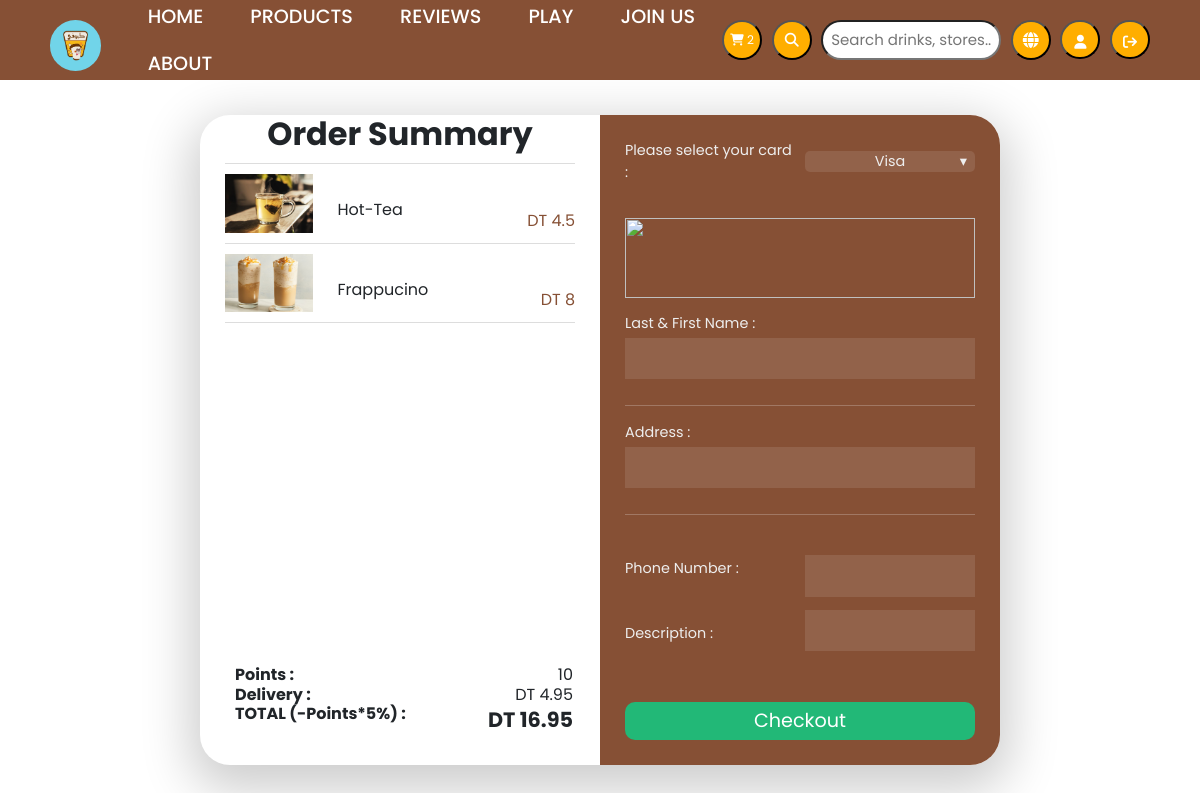
The app's page /commander.php (signed in), older data.
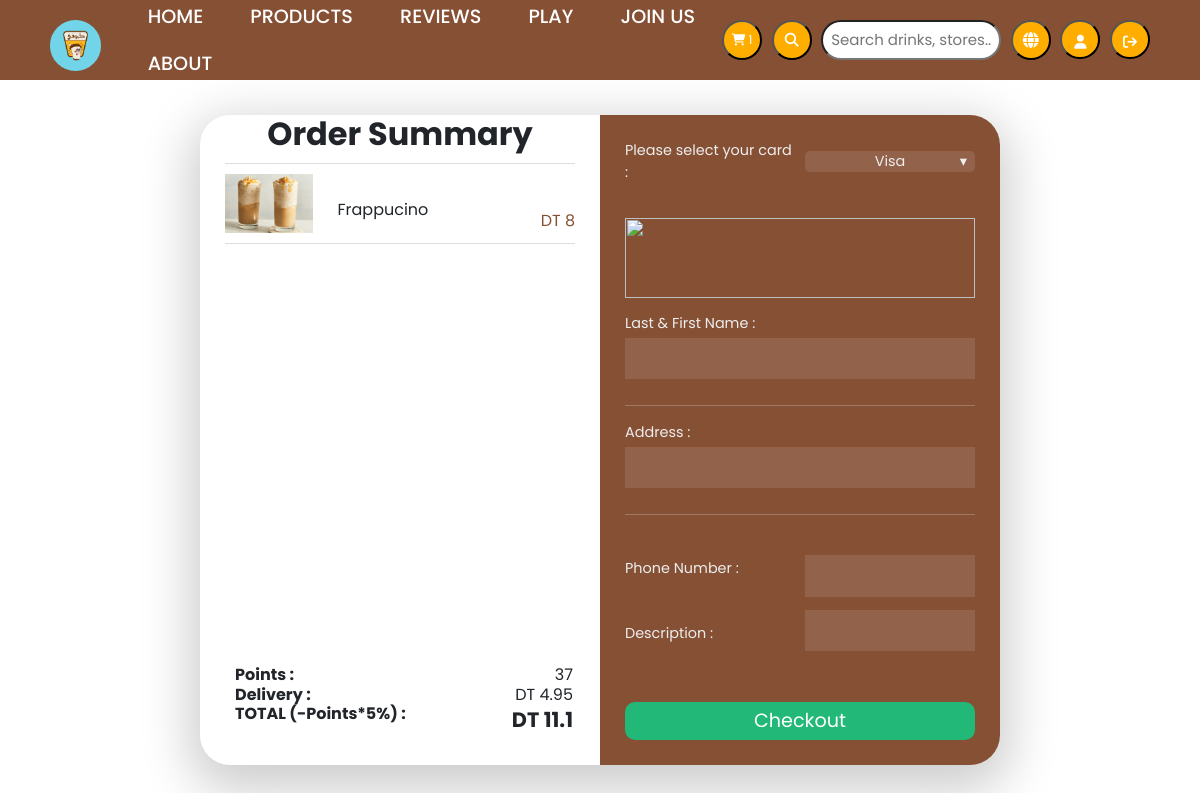
The same page, newer data.
### tables this page shows
CREATE TABLE `products` (
  `product_id` int(11) NOT NULL,
  `product_name` varchar(35) DEFAULT NULL,
  `product_image` longtext DEFAULT NULL,
  `product_price` float DEFAULT NULL,
  `product_description` longtext DEFAULT NULL,
  `product_type` text DEFAULT NULL
);

CREATE TABLE `users` (
  `users_id` int(11) NOT NULL,
  `users_uid` tinytext NOT NULL,
  `users_pwd` longtext NOT NULL,
  `users_email` tinytext NOT NULL,
  `users_tel` int(11) NOT NULL,
  `users_points` int(11) DEFAULT 0,
  `users_address` longtext NOT NULL
);

### CnxDB.php (called while the page is built, shortened)
<?php class CnxDB
{
private static $_dbname = "ooplogin";
private static $_user = "root";
private static $_pwd = "";
private static $_host = "localhost:3306";
private static $_bdd = null;
private function __construct()
{
try {
self::$_bdd = new PDO("mysql:host=" . self::$_host . ";dbname=" . self::$_dbname . ";charset=utf8", self::$_user, self::$_pwd, array(PDO::MYSQL_ATTR_INIT_COMMAND => 'SET NAMES UTF8'));
} catch (PDOException $e) {
die('Erreur : ' . $e->getMessage());
}
}
public static function getInstance()
{
return (self::$_bdd);
}
}
?>

### Repository.php (called while the page is built, shortened)
<?php
include_once 'CnxDB.php';
abstract class Repository
{
    public function __construct(protected $tableName) {
        $this->db = CnxDB::getInstance();
    }
}
?>

### CartRepository.php (called while the page is built, shortened)
<?php
include_once 'Repository.php';
class CartRepository extends Repository
{
    public function findCartById($id)
    {
        $request = "SELECT product_id FROM cart WHERE user_id = ?";
        $reponse = $this->db->prepare($request);
        $reponse->execute([$id]);
        return $reponse->fetchAll(PDO::FETCH_COLUMN);
    }
    public function findNProductsById($id)
    {
        $request = "SELECT count(product_id) FROM cart WHERE user_id = ? GROUP BY user_id";
        $reponse = $this->db->prepare($request);
        $reponse->execute([$id]);
        return $reponse->fetchColumn();
    }
}
?>

### ProductRepository.php (called while the page is built, shortened)
<?php
include_once 'Repository.php';
class ProductRepository extends Repository
{
    public function findProductById($id)
    {
        $request = "SELECT *FROM products WHERE product_id = ?";
        $reponse = $this->db->prepare($request);
        $reponse->execute([$id]);
        return $reponse->fetch(PDO::FETCH_ASSOC);
    }
}
?>

### UserRepository.php (called while the page is built, shortened)
<?php
include_once './Repository.php';
include_once './CnxDB.php';
class UserRepository extends Repository
{
    public function findUserPointsById($id)
    {
        $request = "SELECT users_points FROM users WHERE users_id = ?";
        $reponse = $this->db->prepare($request);
        $reponse->execute([$id]);
        return $reponse->fetchColumn();
    }
}

### commander.php (the view, shortened to what this page needs)
<?php
include_once './CartRepository.php';
$cartrepo = new CartRepository();
if(isset($_COOKIE["user_id"])&&($cartrepo->findNProductsById(intval($_COOKIE["user_id"]))>0)){
    $nproducts = $cartrepo->findNProductsById(intval($_COOKIE["user_id"]));
} else {
    $nproducts=0;
}
?>
<?php
include_once './ProductRepository.php';
include_once './CartRepository.php';
include_once './UserRepository.php';
$delivery=4.95;
$total=0;
$prorepo = new ProductRepository();
$cartrepo = new CartRepository();
$userrepo= new UserRepository();
$userpts= $userrepo->findUserPointsById($_COOKIE["user_id"]);
$products = array();
if ($nproducts > 0) {
    $products = $cartrepo->findCartById($_COOKIE["user_id"]);
}
?>
<!DOCTYPE html>
<html lang="en">
<head>
    <link rel="stylesheet" href="https://maxcdn.bootstrapcdn.com/bootstrap/4.0.0/css/bootstrap.min.css"/>
    <link rel="stylesheet" href="./styles/commander.css">
    <link rel="stylesheet" href="./styles/home.css">
    <link rel="stylesheet" href="https://cdnjs.cloudflare.com/ajax/libs/font-awesome/6.2.1/css/all.min.css">
    <link href="https://cdn.jsdelivr.net/npm/bootstrap@5.0.2/dist/css/bootstrap.min.css" rel="stylesheet">
</head>
<body>
<header>
        <a href="./home.php #about" class="logo">
            <img src="images/logo.png" alt="">
        </a>
        <ul class="navbar">
            <li id="home"><a href="./home.php">Home</a></li>
            <li><a href="./home.php #products">Products</a></li>
            <li id="reviews"><a href="./home.php #customers">Reviews</a></li>
            <li><a href="./kyufi game.php">PLAY</a></li>
            <li id="join"><a href="./joinus.php">JOIN US</a></li>
            <li id="abouticon"><a href="./home.php #about">About</a></li>
        </ul>
        <div class="header-icons" style="height:40px">
            <button id="shopping" style="font-size: 12px"><i class="fas fa-shopping-cart" id="cart-btn"></i><span id="cart-count"> <?php echo $nproducts ?> </span></button>
            <button id="search-btn" style="font-size: 14px"><i class="fas fa-search" ></i></button>
            <input style="width:180px; font-size:15px" id="search-input" onkeyup="search()" type="text" placeholder="Search drinks, stores..." >
            <button id="lang" ><i class="fas fa-globe" style="font-size: 16px"></i></button>
            <a href=<?php if(!(isset($_COOKIE['user_uid']))||!(isset($_COOKIE['user_id']))){ echo "./login.php"; }
            else{
                echo "account.php";
            } ?>><button style="font-size: 14px"  class="header-btn" style="text-decoration: none;"><i class="fa-solid fa-user"></i></button></a>
             <?php if((isset($_COOKIE['user_uid']))&&(isset($_COOKIE['user_id']))){
                ?>
                <a href="./logout.inc.php"><button style="font-size: 14px" class="header-btn"><i class="fa fa-sign-out"></i></button></a>
                <?php
             } ?>
        </div>
    </header>
    <?php if($nproducts > 0): ?>
  <div class='container'>
      <div class='window'>
          <div class='order-info'>
              <div class='order-info-content'>
              <table>
                  <h2><b> Order Summary</b></h2>
                  <div class='line'></div>
                  <?php foreach($products as $product){
                  $item= $prorepo->findProductById($product);
                  $total=$total+$item['product_price'];
                  echo"
                  <table class='order-table'>
                      <tbody>
                      <tr>
                          <td><img src='";
                          echo $item['product_image']."' class='full-width'></img>
                          </td>
                          <td>
                              <br> <span class='thin'>";
                                  echo $item['product_name'].
                          "</td>
                      </tr>
                      <tr>
                          <td>
                              <div class='price'> ";
                                  echo "DT ".$item['product_price'].
                              "</div>
                          </td>
                      </tr>
                      </tbody>
                      </table>
                      <div class='line'></div>";
                      }
                      $totalfinal=$total+$delivery-($userpts*0.05);
                      ?>
          </div>
          <div class='total'>
            <span style='float:left;'>
              <div class='thin dense'><b> Points :</b></div>
              <div class='thin dense'><b>Delivery :</b></div>
              <h6><b>TOTAL (-Points*5%) :</b></h6>
            </span>
                      <span style='float:right; text-align:right;'>
              <div class='thin dense'><?php echo $userpts ?></div>
              <b><div class='thin dense' ><?php echo "DT  ".$delivery ?></div>DT<span id='total'>
              <?php  echo $totalfinal ?></b>
              </span>
              </div>
      </div>
      <div class='credit-info'>
    <form method='POST' action='./checkout.php'>
      <div class='credit-info-content'>
        <table class='half-input-table'>
          <tr>
            <td>Please select your card :</td>
            <td>
              <div class='dropdown' id='card-dropdown'>
                <div class='dropdown-btn' id='current-card'>Visa</div>
              </div>
            </td>
          </tr>
        </table>
        <img src='https://dl.dropboxusercontent.com/s/ubamyu6mzov5c80/visa_logo%20%281%29.png' height='80' class='credit-card-image' id='credit-card-image' />
        Last & First Name :
        <input class='input-field' type='text' name='name' required /> <hr>
        Address :
        <input class='input-field' type='text' name='address' required />
        <table class='half-input-table'> <hr>
          <tr>
            <td>Phone Number :</td>
            <td><br><input class='input-field' type='text' name='phone' required /></td>
          </tr>
          <tr>
            <td>Description :</td>
            <td><input class='input-field' type='text' name='description' required /></td>
          </tr>
        </table>
        <button class='pay-btn' type='submit' name='checkoutsubmit' >Checkout</button>
      </div>
    </form>
  </div>
  <?php endif; ?>
</div>
</body>
</html>

### styles/commander.css (style rules this page uses)
* { font-family: 'Poppins',sans-serif; margin: 0; padding: 0; box-sizing: border-box; text-decoration: none; scroll-behavior: smooth; scroll-padding-top: 4rem; list-style: none; }
header { position: fixed; width: 100%; top: 0; right: 0; z-index: 1000; display: flex; justify-content: space-between; align-items: center; padding: 9px 100px; transition: 0.5s linear; background-color: rgb(134, 80, 53); height: 9%; }
.logo { width: 50px; padding-top: 0px; }
.logo img { width:100%; border-radius: 50px ; }
.navbar { display: flex; justify-content: center; padding: 40% 17px; column-gap: 0.4rem; }
.navbar a { padding: 10px 10px; color: white; font-size: 22px; text-transform: uppercase; text-decoration:none; text-align: center; font-weight: 400; padding-top: 2px; margin-top: 20%; }
.navbar li { margin-top: 3%; }
.header-icons { font-size: 15px; cursor: pointer; z-index: 1000; display: flex; column-gap: 0.8rem; }
.header-icons button { width: 50px; color: white; background-color: rgb(255, 174, 0); border-radius: 9999px; }
body,html { height:100%; margin:0; font-family:lato; }
h2 { margin-bottom:0px; margin-top:25px; text-align:center; font-weight:200; font-size:19px; font-size:1.2rem; }
.container { height:100%; -webkit-box-pack:center; -webkit-justify-content:center; -ms-flex-pack:center; justify-content:center; -webkit-box-align:center; -webkit-align-items:center; -ms-flex-align:center; align-items:center; display:-webkit-box; display:-webkit-flex; display:-ms-flexbox; display:flex; }
.dropdown { position:relative; }
ul { margin:0; padding:0; }
ul li { list-style:none; padding-left:10px; cursor:pointer; }
.thin { font-weight:400; }
.half-input-table { border-collapse:collapse; width:100%; }
.half-input-table td:first-of-type { border-right:10px solid #865035; width:50%; }
.price { bottom:0px; position:absolute; right:0px; color: #865035; }
.order-table td:first-of-type { width:25%; }
.order-table { position:relative; }
.line { height:1px; width:100%; margin-top:10px; margin-bottom:10px; background:#ddd; }
.order-table td:last-of-type { vertical-align:top; padding-left:25px; }
.order-info-content { table-layout:fixed; }
.full-width { width:100%; }
.pay-btn { border:none; background:#22b877; line-height:2em; border-radius:10px; font-size:19px; font-size:1.2rem; color:#fff; cursor:pointer; position:absolute; bottom:25px; width:calc(100% - 50px); -webkit-transition:all .2s ease; transition:all .2s ease; }
.total { margin-top:25px; font-size:20px; font-size:1.3rem; position:absolute; bottom:30px; right:27px; left:35px; }
.dense { line-height:1.2em; font-size:16px; font-size:1rem; }
.input-field { background:rgba(255,255,255,0.1); margin-bottom:10px; margin-top:3px; line-height:1.5em; font-size:20px; font-size:1.3rem; border:none; padding:5px 10px 5px 10px; color:#fff; box-sizing:border-box; width:100%; margin-left:auto; margin-right:auto; }
.dropdown-btn { background:rgba(255,255,255,0.1); width:100%; border-radius:5px; text-align:center; line-height:1.5em; cursor:pointer; position:relative; -webkit-transition:background .2s ease; transition:background .2s ease; }
.dropdown-btn:after { content: '\25BE'; right:8px; position:absolute; }
.credit-card-image { display:block; max-height:80px; margin-left:auto; margin-right:auto; margin-top:35px; margin-bottom:15px; }
.credit-info-content { margin-top:25px; -webkit-flex-flow:column; -ms-flex-flow:column; flex-flow:column; display:-webkit-box; display:-webkit-flex; display:-ms-flexbox; display:flex; width:100%; }
.window { margin-top: 80px; height:650px; width:800px; background:#fff; display:-webkit-box; display:-webkit-flex; display:-ms-flexbox; display:flex; box-shadow: 0px 15px 50px 10px rgba(0, 0, 0, 0.2); border-radius:30px; z-index:10; }
.order-info { height:100%; width:50%; padding-left:25px; padding-right:25px; box-sizing:border-box; display:flex; -webkit-box-pack:center; -webkit-justify-content:center; -ms-flex-pack:center; justify-content:center; position:relative; }
.credit-info { background: #865035; height:100%; width:50%; color:#eee; -webkit-box-pack:center; -webkit-justify-content:center; -ms-flex-pack:center; justify-content:center; font-size:14px; font-size:.9rem; display:flex; box-sizing:border-box; padding-left:25px; padding-right:25px; border-top-right-radius:30px; border-bottom-right-radius:30px; position:relative; }

Row changes from the older to the newer data that the page shows:
no longer on this page (row unchanged): products: product_image (picture), product_name "Hot-Tea", product_price "4.5"
changed users: users_points "10" → "37"; users_points "16.95" → "11.1"
Text that changed along with them:
$nproducts: "2" → "1"
